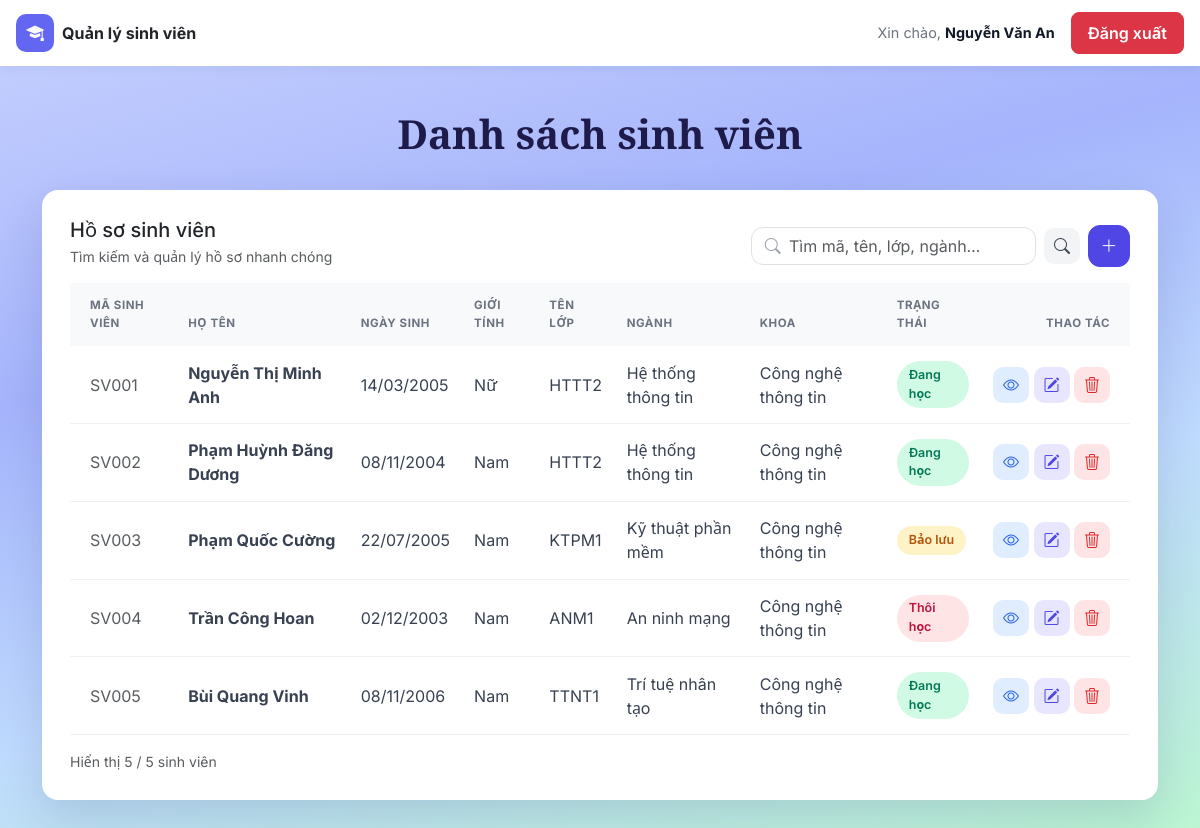
/public/?controller=student&action=index (signed in), run on the app's committed database.
### tables this page shows
CREATE TABLE student (
    ma_sv VARCHAR(10) PRIMARY KEY,
    ho_ten VARCHAR(100) NOT NULL,
    ngay_sinh DATE NOT NULL,
    gioi_tinh VARCHAR(10) NOT NULL,
    ten_lop VARCHAR(50) NOT NULL,
    nganh VARCHAR(100) NOT NULL,
    khoa VARCHAR(100) NOT NULL,
    trang_thai VARCHAR(30) NOT NULL
);

### app/controllers/StudentController.php (called while the page is built, shortened)
<?php
require_once APP_ROOT . '/app/services/StudentService.php';
class StudentController
{
    public function index()
    {
        if (isset($_GET['q'])) {
            $q = is_string($_GET['q']) ? trim($_GET['q']) : '';
        } else {
            $q = '';
        }
        $studentService = new StudentService();
        $students = $studentService->getAll($q);
        $total = $studentService->countAll();
        if ($q != '') {
            $qParam = '&q=' . urlencode($q);
        } else {
            $qParam = '';
        }
        include APP_ROOT . '/app/views/student/index.php';
    }
}

### app/services/StudentService.php (called while the page is built, shortened)
<?php
require_once APP_ROOT . '/app/models/Student.php';
class StudentService
{
    public function getAll($q)
    {
        $students = [];
        $dbConnection = new DBConnection();
        $conn = $dbConnection->getConnection();
        $sql = "SELECT * FROM student";
        if ($q != '') {
            $like = '%' . $q . '%';
            $sql = $sql . " WHERE (ma_sv LIKE ? OR ho_ten LIKE ? OR ten_lop LIKE ? OR nganh LIKE ? OR khoa LIKE ?)";
            $stmt = $conn->prepare($sql);
            $stmt->execute([$like, $like, $like, $like, $like]);
        } else {
            $sql = $sql . " ORDER BY ma_sv";
            $stmt = $conn->prepare($sql);
            $stmt->execute();
        }
        while ($row = $stmt->fetch()) {
            $student = new Student($row['ma_sv'], $row['ho_ten'], $row['ngay_sinh'], $row['gioi_tinh'],
                                   $row['ten_lop'], $row['nganh'], $row['khoa'], $row['trang_thai']);
            $students[] = $student;
        }
        return $students;
    }
    public function countAll()
    {
        $dbConnection = new DBConnection();
        $conn = $dbConnection->getConnection();
        $stmt = $conn->prepare("SELECT COUNT(*) FROM student");
        $stmt->execute();
        return $stmt->fetchColumn();
    }
}

### app/models/Student.php (called while the page is built, shortened)
<?php
class Student
{
    public function __construct($ma_sv, $ho_ten, $ngay_sinh, $gioi_tinh, $ten_lop, $nganh, $khoa, $trang_thai)
    {
        $this->ma_sv = $ma_sv;
        $this->ho_ten = $ho_ten;
        $this->ngay_sinh = $ngay_sinh;
        $this->gioi_tinh = $gioi_tinh;
        $this->ten_lop = $ten_lop;
        $this->nganh = $nganh;
        $this->khoa = $khoa;
        $this->trang_thai = $trang_thai;
    }
    public static function formatDate($date)
    {
        return date_format(date_create($date), 'd/m/Y');
    }
}

### app/views/student/index.php (the view, shortened to what this page needs)
<!DOCTYPE html>
<html lang="vi">
<head>
    <link href="https://cdn.jsdelivr.net/npm/bootstrap@5.3.8/dist/css/bootstrap.min.css" rel="stylesheet">
    <link rel="stylesheet" href="https://cdn.jsdelivr.net/npm/bootstrap-icons@1.13.1/font/bootstrap-icons.min.css">
    <link rel="stylesheet" href="assets/css/style.css?v=<?= CSS_VERSION ?>">
</head>
<body class="dash-page">
<header class="topbar">
    <div class="container-fluid px-3 d-flex align-items-center justify-content-between">
        <div class="d-flex align-items-center gap-2">
            <div class="brand-icon">
                <a href="?controller=student&action=index">
                <i class="bi bi-mortarboard-fill"></i></a>
            </div>
            <span class="fw-bold">Quản lý sinh viên</span>
        </div>
        <div class="d-flex align-items-center gap-3">
            <span class="topbar-user">Xin chào, <strong><?= htmlspecialchars($_SESSION['user']['name'], ENT_QUOTES, 'UTF-8') ?></strong></span>
        <form method="post" action="<?= DOMAIN ?>?controller=user&action=logout" class="m-0">
            <button type="submit" class="btn btn-topbar">Đăng xuất</button>
        </form>
        </div>
    </div>
</header>
<section class="hero">
    <div class="container">
        <h1 class="hero-title text-center">Danh sách sinh viên</h1>
    </div>
</section>
<main class="container pb-5">
    <div class="card list-card">
        <div class="card-body">
            <div class="d-flex flex-wrap align-items-end justify-content-between gap-3 mb-3">
                <div>
                    <h2 class="h5 mb-1">Hồ sơ sinh viên</h2>
                    <div class="text-muted small">Tìm kiếm và quản lý hồ sơ nhanh chóng</div>
                </div>
                <div class="d-flex align-items-center gap-2">
                    <form method="get" action="index.php" class="d-flex align-items-center gap-2 mb-0">
                        <div class="search-box">
                            <input type="search" name="q" class="form-control"
                                   placeholder="Tìm mã, tên, lớp, ngành…"
                                   value="<?= htmlspecialchars($q, ENT_QUOTES, 'UTF-8') ?>">
                        </div>
                        <button type="submit" class="btn btn-icon btn-search" title="Tìm">
                            <i class="bi bi-search"></i>
                        </button>
                    </form>
                    <a href="?controller=student&action=add<?= $qParam ?>" class="btn btn-icon btn-indigo" title="Thêm sinh viên" aria-label="Thêm sinh viên">
                        <i class="bi bi-plus-lg"></i>
                    </a>
                </div>
            </div>
            <div class="table-responsive">
                <table class="table align-middle mb-0">
                    <thead>
                        <tr>
                            <th>Mã sinh viên</th>
                            <th>Họ tên</th>
                            <th>Ngày sinh</th>
                            <th>Giới tính</th>
                            <th>Tên lớp</th>
                            <th>Ngành</th>
                            <th>Khoa</th>
                            <th>Trạng thái</th>
                            <th class="text-end">Thao tác</th>
                        </tr>
                    </thead>
                    <tbody>
                        <?php if (empty($students)): ?>
                            <tr>
                                <td colspan="9" class="text-center text-muted py-4">
                                    Không tìm thấy sinh viên nào phù hợp.
                                </td>
                            </tr>
                        <?php else: ?>
                            <?php foreach ($students as $student): ?>
                                <?php
                                if ($student->trang_thai == 'Đang học') {
                                    $badge = 'badge-green';
                                } else if ($student->trang_thai == 'Bảo lưu') {
                                    $badge = 'badge-amber';
                                } else {
                                    $badge = 'badge-red';
                                }
                                ?>
                                <tr>
                                    <td class="text-muted"><?= $student->ma_sv ?></td>
                                    <td class="fw-bold"><?= $student->ho_ten ?></td>
                                    <td><?= Student::formatDate($student->ngay_sinh) ?></td>
                                    <td><?= $student->gioi_tinh ?></td>
                                    <td><?= $student->ten_lop ?></td>
                                    <td><?= $student->nganh ?></td>
                                    <td><?= $student->khoa ?></td>
                                    <td><span class="badge-status <?= $badge ?>"><?= $student->trang_thai ?></span></td>
                                    <td class="text-end text-nowrap">
                                        <a href="?controller=student&action=detail&id=<?= $student->ma_sv ?><?= $qParam ?>"
                                           class="btn btn-icon btn-view" title="Xem chi tiết"><i class="bi bi-eye"></i></a>
                                        <a href="?controller=student&action=edit&id=<?= $student->ma_sv ?><?= $qParam ?>"
                                           class="btn btn-icon btn-edit" title="Sửa"><i class="bi bi-pencil-square"></i></a>
                                        <button type="button" class="btn btn-icon btn-del delete-student-button"
                                                title="Xóa"
                                                data-student-id="<?= htmlspecialchars($student->ma_sv, ENT_QUOTES, 'UTF-8') ?>"
                                                data-student-name="<?= htmlspecialchars($student->ho_ten, ENT_QUOTES, 'UTF-8') ?>">
                                            <i class="bi bi-trash3"></i>
                                        </button>
                                    </td>
                                </tr>
                            <?php endforeach; ?>
                        <?php endif; ?>
                    </tbody>
                </table>
            </div>
            <div class="text-muted small mt-3">
                Hiển thị <?= count($students) ?> / <?= $total ?> sinh viên
            </div>
        </div>
    </div>
</main>
</body>
</html>

### public/assets/css/style.css (style rules this page uses)
:root { --indigo: #4f46e5; }
body { font-family: 'Inter', 'Segoe UI', system-ui, sans-serif; }
.btn-indigo { background: var(--indigo); border-color: var(--indigo); color: #fff; font-weight: 600; }
.form-control { border-radius: 12px; }
body.dash-page { background: linear-gradient(165deg, #c7d2fe 0%, #a5b4fc 35%, #bfdbfe 65%, #bbf7d0 100%); min-height: 100vh; }
.topbar { background: #fff; padding: 0.75rem 0; box-shadow: 0 2px 12px rgba(30, 35, 90, 0.06); }
.brand-icon, .auth-brand-icon { width: 38px; height: 38px; border-radius: 10px; background-color: #6366f1 !important; color: #fff !important; display: flex; align-items: center; justify-content: center; font-size: 1.1rem; transition: background-color 0.3s ease; }
.brand-icon a, .auth-brand-icon i { color: #F9FAFB !important; }
.topbar-user { color: #6b7280; font-size: 0.9rem; }
.topbar-user strong { color: #111827; }
.topbar .btn-topbar, .topbar button.btn-topbar { background: #dc3545 !important; background-color: #dc3545 !important; color: #fff !important; border: 1px solid #dc3545 !important; padding: 8px 16px; border-radius: 8px; cursor: pointer; font-weight: 600; text-decoration: none; transition: all 0.2s ease; }
.hero { padding: 2.5rem 0 1.5rem; }
.hero-title { font-family: 'Playfair Display', Georgia, serif; font-weight: 700; color: #1e1b4b; margin: 0.25rem 0 0.5rem; }
.list-card { border: 0; border-radius: 16px; box-shadow: 0 18px 45px rgba(30, 35, 90, 0.14); }
.list-card > .card-body { padding: 1.75rem; }
.search-box { position: relative; }
.search-box input { border-radius: 12px; padding-left: 2.3rem; min-width: 260px; }
.table > :not(caption) > * > * { padding: 0.9rem 0.75rem; }
.table th:first-child, .table td:first-child { padding-left: 1.25rem; }
.table th:last-child, .table td:last-child { padding-right: 1.25rem; }
.table thead th { text-transform: uppercase; font-size: 0.72rem; letter-spacing: 0.05em; color: #6b7280; font-weight: 700; background: #f8f9fb; border-bottom: 0; }
.table tbody td { border-color: #eef0f4; color: #374151; }
.btn-icon { width: 36px; height: 36px; padding: 0; display: inline-flex; align-items: center; justify-content: center; border-radius: 10px; }
.btn-indigo.btn-icon { width: 42px; height: 42px; border-radius: 12px; font-size: 1.05rem; }
.btn-search { background: #f3f4f6; color: #374151; }
.btn-view { background: #e0edff; color: #2563eb; }
.btn-edit { background: #e8e6ff; color: #4f46e5; }
.btn-del { background: #ffe4e6; color: #dc2626; }
.badge-status { display: inline-block; padding: 0.3rem 0.75rem; border-radius: 999px; font-size: 0.78rem; font-weight: 600; }
.badge-green { background: #d1fae5; color: #047857; }
.badge-amber { background: #fef3c7; color: #b45309; }
.badge-red { background: #ffe4e6; color: #be123c; }

### data on the page
student: ma_sv "SV001", ho_ten "Nguyễn Thị Minh Anh", ngay_sinh "14/03/2005", gioi_tinh "Nữ", ten_lop "HTTT2", nganh "Hệ thống thông tin", khoa "Công nghệ thông tin", trang_thai "Đang học"
student: ma_sv "SV002", ho_ten "Phạm Huỳnh Đăng Dương", ngay_sinh "08/11/2004", gioi_tinh "Nam", ten_lop "HTTT2", nganh "Hệ thống thông tin", khoa "Công nghệ thông tin", trang_thai "Đang học"
student: ma_sv "SV003", ho_ten "Phạm Quốc Cường", ngay_sinh "22/07/2005", gioi_tinh "Nam", ten_lop "KTPM1", nganh "Kỹ thuật phần mềm", khoa "Công nghệ thông tin", trang_thai "Bảo lưu"
student: ma_sv "SV004", ho_ten "Trần Công Hoan", ngay_sinh "02/12/2003", gioi_tinh "Nam", ten_lop "ANM1", nganh "An ninh mạng", khoa "Công nghệ thông tin", trang_thai "Thôi học"
student: ma_sv "SV005", ho_ten "Bùi Quang Vinh", ngay_sinh "08/11/2006", gioi_tinh "Nam", ten_lop "TTNT1", nganh "Trí tuệ nhân tạo", khoa "Công nghệ thông tin", trang_thai "Đang học"

### other printed values
$_SESSION['user']['name'] "Nguyễn Văn An"
count($students) "5"
$total "5"
